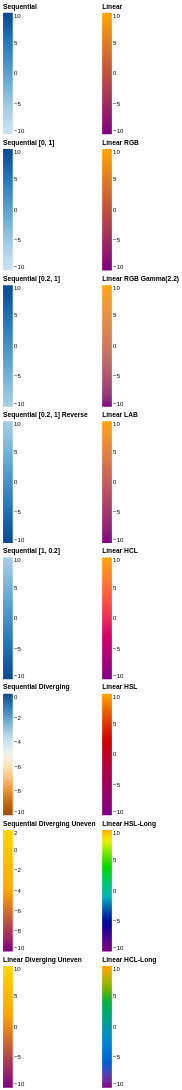

Vega-Lite specification for this chart:
### Vega specification from a JSON file in a GitHub repository (floating-point values rounded to 4 significant figures)
{"$schema": "https://vega.github.io/schema/vega/v3.1.json", "padding": 5, "config": {"legend": {"offset": 5, "gradientWidth": 300}}, "signals": [{"name": "seqScheme", "value": "blues"}, {"name": "linearRange", "value": ["purple", "orange"]}], "data": [{"name": "table", "values": [{"u": -10}, {"u": 10}]}], "scales": [{"name": "seq0", "type": "sequential", "range": {"scheme": {"signal": "seqScheme"}}, "domain": {"data": "table", "field": "u"}}, {"name": "seq1", "type": "sequential", "range": {"scheme": {"signal": "seqScheme"}, "extent": [0, 1]}, "domain": {"data": "table", "field": "u"}}, {"name": "seq2", "type": "sequential", "range": {"scheme": {"signal": "seqScheme"}, "extent": [0.2, 1]}, "domain": {"data": "table", "field": "u"}}, {"name": "seq3", "type": "sequential", "range": {"scheme": {"signal": "seqScheme"}, "extent": [0.2, 1]}, "reverse": true, "domain": {"data": "table", "field": "u"}}, {"name": "seq4", "type": "sequential", "range": {"scheme": {"signal": "seqScheme"}, "extent": [1, 0.2]}, "domain": {"data": "table", "field": "u"}}, {"name": "seq5", "type": "sequential", "range": "diverging", "domain": {"data": "table", "field": "u"}, "domainMid": 0}, {"name": "seq6", "type": "sequential", "range": ["purple", "orange", "gold"], "domain": {"data": "table", "field": "u"}, "domainMid": 2}, {"name": "seq7", "type": "linear", "range": ["purple", "orange", "gold"], "domain": {"data": "table", "field": "u"}, "domainMid": 2}, {"name": "lin0", "type": "linear", "range": {"signal": "linearRange"}, "domain": {"data": "table", "field": "u"}}, {"name": "lin1", "type": "linear", "range": {"signal": "linearRange"}, "interpolate": "rgb", "domain": {"data": "table", "field": "u"}}, {"name": "lin2", "type": "linear", "range": {"signal": "linearRange"}, "interpolate": {"type": "rgb", "gamma": 2.2}, "domain": {"data": "table", "field": "u"}}, {"name": "lin3", "type": "linear", "range": {"signal": "linearRange"}, "interpolate": "lab", "domain": {"data": "table", "field": "u"}}, {"name": "lin4", "type": "linear", "range": {"signal": "linearRange"}, "interpolate": "hcl", "domain": {"data": "table", "field": "u"}}, {"name": "lin5", "type": "linear", "range": {"signal": "linearRange"}, "interpolate": "hsl", "domain": {"data": "table", "field": "u"}}, {"name": "lin6", "type": "linear", "range": {"signal": "linearRange"}, "interpolate": "hsl-long", "domain": {"data": "table", "field": "u"}}, {"name": "lin7", "type": "linear", "range": {"signal": "linearRange"}, "interpolate": "hcl-long", "domain": {"data": "table", "field": "u"}}], "legends": [{"orient": "left", "type": "gradient", "fill": "seq0", "title": "Sequential"}, {"orient": "left", "type": "gradient", "fill": "seq1", "title": "Sequential [0, 1]"}, {"orient": "left", "type": "gradient", "fill": "seq2", "title": "Sequential [0.2, 1]"}, {"orient": "left", "type": "gradient", "fill": "seq3", "title": "Sequential [0.2, 1] Reverse"}, {"orient": "left", "type": "gradient", "fill": "seq4", "title": "Sequential [1, 0.2]"}, {"orient": "left", "type": "gradient", "fill": "seq5", "title": "Sequential Diverging"}, {"orient": "left", "type": "gradient", "fill": "seq6", "title": "Sequential Diverging Uneven"}, {"orient": "left", "type": "gradient", "fill": "seq7", "title": "Linear Diverging Uneven"}, {"orient": "right", "type": "gradient", "fill": "lin0", "title": "Linear"}, {"orient": "right", "type": "gradient", "fill": "lin1", "title": "Linear RGB"}, {"orient": "right", "type": "gradient", "fill": "lin2", "title": "Linear RGB Gamma(2.2)"}, {"orient": "right", "type": "gradient", "fill": "lin3", "title": "Linear LAB"}, {"orient": "right", "type": "gradient", "fill": "lin4", "title": "Linear HCL"}, {"orient": "right", "type": "gradient", "fill": "lin5", "title": "Linear HSL"}, {"orient": "right", "type": "gradient", "fill": "lin6", "title": "Linear HSL-Long"}, {"orient": "right", "type": "gradient", "fill": "lin7", "title": "Linear HCL-Long"}]}
